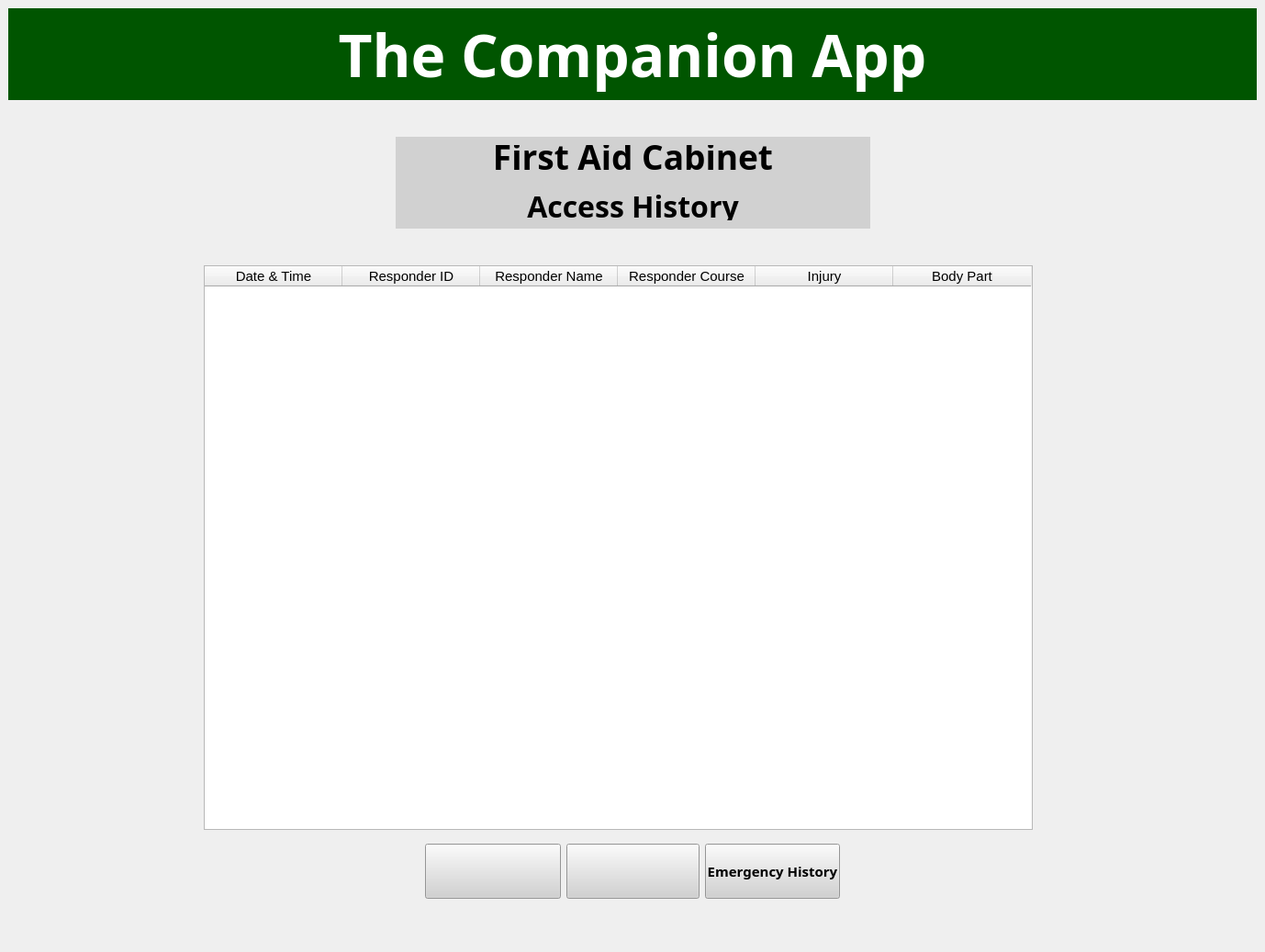
<?xml version="1.0" encoding="UTF-8"?>
<ui version="4.0">
 <class>MainWindow</class>
 <widget class="QMainWindow" name="MainWindow">
  <property name="windowModality">
   <enum>Qt::WindowModal</enum>
  </property>
  <property name="geometry">
   <rect>
    <x>0</x>
    <y>0</y>
    <width>1378</width>
    <height>1037</height>
   </rect>
  </property>
  <property name="windowTitle">
   <string>First Aid Cabinet</string>
  </property>
  <widget class="QWidget" name="centralwidget">
   <layout class="QGridLayout" name="gridLayout_4">
    <item row="0" column="0">
     <layout class="QGridLayout" name="gridLayout_3">
      <item row="2" column="0">
       <layout class="QHBoxLayout" name="horizontalLayout_4">
        <item>
         <spacer name="verticalSpacer_3">
          <property name="orientation">
           <enum>Qt::Vertical</enum>
          </property>
          <property name="sizeHint" stdset="0">
           <size>
            <width>208</width>
            <height>458</height>
           </size>
          </property>
         </spacer>
        </item>
        <item>
         <widget class="QTableWidget" name="tableWidget">
          <property name="enabled">
           <bool>true</bool>
          </property>
          <property name="sizePolicy">
           <sizepolicy hsizetype="Preferred" vsizetype="Preferred">
            <horstretch>0</horstretch>
            <verstretch>0</verstretch>
           </sizepolicy>
          </property>
          <property name="minimumSize">
           <size>
            <width>0</width>
            <height>100</height>
           </size>
          </property>
          <property name="maximumSize">
           <size>
            <width>903</width>
            <height>16777215</height>
           </size>
          </property>
          <property name="dragDropMode">
           <enum>QAbstractItemView::DropOnly</enum>
          </property>
          <attribute name="horizontalHeaderDefaultSectionSize">
           <number>150</number>
          </attribute>
          <column>
           <property name="text">
            <string>Date &amp; Time</string>
           </property>
           <property name="font">
            <font>
             <pointsize>11</pointsize>
            </font>
           </property>
          </column>
          <column>
           <property name="text">
            <string>Responder ID</string>
           </property>
           <property name="font">
            <font>
             <pointsize>11</pointsize>
            </font>
           </property>
          </column>
          <column>
           <property name="text">
            <string>Responder Name</string>
           </property>
           <property name="font">
            <font>
             <pointsize>11</pointsize>
            </font>
           </property>
          </column>
          <column>
           <property name="text">
            <string>Responder Course</string>
           </property>
           <property name="font">
            <font>
             <pointsize>11</pointsize>
            </font>
           </property>
          </column>
          <column>
           <property name="text">
            <string>Injury</string>
           </property>
           <property name="font">
            <font>
             <pointsize>11</pointsize>
            </font>
           </property>
          </column>
          <column>
           <property name="text">
            <string>Body Part</string>
           </property>
           <property name="font">
            <font>
             <pointsize>11</pointsize>
            </font>
           </property>
          </column>
         </widget>
        </item>
        <item>
         <spacer name="verticalSpacer">
          <property name="orientation">
           <enum>Qt::Vertical</enum>
          </property>
          <property name="sizeHint" stdset="0">
           <size>
            <width>238</width>
            <height>458</height>
           </size>
          </property>
         </spacer>
        </item>
       </layout>
      </item>
      <item row="0" column="0">
       <widget class="QLabel" name="topbanner">
        <property name="minimumSize">
         <size>
          <width>680</width>
          <height>100</height>
         </size>
        </property>
        <property name="maximumSize">
         <size>
          <width>1920</width>
          <height>1080</height>
         </size>
        </property>
        <property name="font">
         <font>
          <family>Bahnschrift SemiBold</family>
          <pointsize>48</pointsize>
          <weight>75</weight>
          <bold>true</bold>
         </font>
        </property>
        <property name="styleSheet">
         <string notr="true">
background-color: rgb(0, 85, 0);
color: rgb(255, 255, 255);
</string>
        </property>
        <property name="frameShape">
         <enum>QFrame::NoFrame</enum>
        </property>
        <property name="frameShadow">
         <enum>QFrame::Plain</enum>
        </property>
        <property name="text">
         <string>The Companion App</string>
        </property>
        <property name="alignment">
         <set>Qt::AlignCenter</set>
        </property>
       </widget>
      </item>
      <item row="4" column="0">
       <layout class="QHBoxLayout" name="horizontalLayout_5">
        <item>
         <spacer name="horizontalSpacer_5">
          <property name="orientation">
           <enum>Qt::Horizontal</enum>
          </property>
          <property name="sizeHint" stdset="0">
           <size>
            <width>428</width>
            <height>78</height>
           </size>
          </property>
         </spacer>
        </item>
        <item>
         <layout class="QHBoxLayout" name="horizontalLayout">
          <item>
           <widget class="QPushButton" name="exportButton">
            <property name="sizePolicy">
             <sizepolicy hsizetype="Preferred" vsizetype="Preferred">
              <horstretch>8</horstretch>
              <verstretch>0</verstretch>
             </sizepolicy>
            </property>
            <property name="minimumSize">
             <size>
              <width>145</width>
              <height>45</height>
             </size>
            </property>
            <property name="maximumSize">
             <size>
              <width>16777215</width>
              <height>60</height>
             </size>
            </property>
            <property name="font">
             <font>
              <family>Bahnschrift SemiBold</family>
              <pointsize>14</pointsize>
              <weight>75</weight>
              <bold>true</bold>
             </font>
            </property>
            <property name="toolTip">
             <string>&lt;html&gt;&lt;head/&gt;&lt;body&gt;&lt;p&gt;Exports CSV file of stored data&lt;/p&gt;&lt;/body&gt;&lt;/html&gt;</string>
            </property>
            <property name="styleSheet">
             <string notr="true">image: url(:/export/export.png);
background-image: url(:/refresh/306694507_631656378471399_6647396348825534255_n.png);
background-color: rgb(209, 209, 209);</string>
            </property>
            <property name="text">
             <string/>
            </property>
           </widget>
          </item>
          <item>
           <widget class="QPushButton" name="refreshButton">
            <property name="sizePolicy">
             <sizepolicy hsizetype="Preferred" vsizetype="Preferred">
              <horstretch>0</horstretch>
              <verstretch>0</verstretch>
             </sizepolicy>
            </property>
            <property name="minimumSize">
             <size>
              <width>145</width>
              <height>45</height>
             </size>
            </property>
            <property name="maximumSize">
             <size>
              <width>16777215</width>
              <height>60</height>
             </size>
            </property>
            <property name="font">
             <font>
              <family>Bahnschrift SemiBold</family>
              <pointsize>14</pointsize>
              <weight>75</weight>
              <bold>true</bold>
             </font>
            </property>
            <property name="toolTip">
             <string>&lt;html&gt;&lt;head/&gt;&lt;body&gt;&lt;p&gt;Refreshes the displayed information&lt;/p&gt;&lt;/body&gt;&lt;/html&gt;</string>
            </property>
            <property name="styleSheet">
             <string notr="true">image: url(:/refresh/refresh.png);
background-image: url(:/refresh/refresh.png);
background-color: rgb(209, 209, 209);</string>
            </property>
            <property name="text">
             <string/>
            </property>
           </widget>
          </item>
          <item>
           <widget class="QPushButton" name="view_history_button">
            <property name="sizePolicy">
             <sizepolicy hsizetype="Preferred" vsizetype="Preferred">
              <horstretch>8</horstretch>
              <verstretch>0</verstretch>
             </sizepolicy>
            </property>
            <property name="minimumSize">
             <size>
              <width>145</width>
              <height>45</height>
             </size>
            </property>
            <property name="maximumSize">
             <size>
              <width>16777215</width>
              <height>60</height>
             </size>
            </property>
            <property name="font">
             <font>
              <family>Bahnschrift SemiBold</family>
              <pointsize>11</pointsize>
              <weight>75</weight>
              <bold>true</bold>
             </font>
            </property>
            <property name="toolTip">
             <string>&lt;html&gt;&lt;head/&gt;&lt;body&gt;&lt;p&gt;Exports CSV file of stored data&lt;/p&gt;&lt;/body&gt;&lt;/html&gt;</string>
            </property>
            <property name="styleSheet">
             <string notr="true">
background-color: rgb(209, 209, 209);</string>
            </property>
            <property name="text">
             <string>Emergency History</string>
            </property>
           </widget>
          </item>
         </layout>
        </item>
        <item>
         <spacer name="horizontalSpacer_6">
          <property name="orientation">
           <enum>Qt::Horizontal</enum>
          </property>
          <property name="sizeHint" stdset="0">
           <size>
            <width>408</width>
            <height>68</height>
           </size>
          </property>
         </spacer>
        </item>
       </layout>
      </item>
      <item row="1" column="0">
       <layout class="QHBoxLayout" name="horizontalLayout_3">
        <property name="spacing">
         <number>6</number>
        </property>
        <item>
         <spacer name="horizontalSpacer_3">
          <property name="orientation">
           <enum>Qt::Horizontal</enum>
          </property>
          <property name="sizeHint" stdset="0">
           <size>
            <width>278</width>
            <height>168</height>
           </size>
          </property>
         </spacer>
        </item>
        <item>
         <widget class="QLabel" name="TUPLOGO">
          <property name="sizePolicy">
           <sizepolicy hsizetype="Expanding" vsizetype="Expanding">
            <horstretch>0</horstretch>
            <verstretch>0</verstretch>
           </sizepolicy>
          </property>
          <property name="maximumSize">
           <size>
            <width>115</width>
            <height>115</height>
           </size>
          </property>
          <property name="autoFillBackground">
           <bool>false</bool>
          </property>
          <property name="styleSheet">
           <string notr="true"/>
          </property>
          <property name="frameShape">
           <enum>QFrame::NoFrame</enum>
          </property>
          <property name="frameShadow">
           <enum>QFrame::Plain</enum>
          </property>
          <property name="text">
           <string/>
          </property>
          <property name="pixmap">
           <pixmap>306923334_441149988133144_8535244359366534707_n.png</pixmap>
          </property>
          <property name="scaledContents">
           <bool>true</bool>
          </property>
         </widget>
        </item>
        <item>
         <widget class="QFrame" name="frame">
          <property name="sizePolicy">
           <sizepolicy hsizetype="Preferred" vsizetype="Preferred">
            <horstretch>0</horstretch>
            <verstretch>0</verstretch>
           </sizepolicy>
          </property>
          <property name="minimumSize">
           <size>
            <width>517</width>
            <height>80</height>
           </size>
          </property>
          <property name="maximumSize">
           <size>
            <width>16777215</width>
            <height>100</height>
           </size>
          </property>
          <property name="styleSheet">
           <string notr="true">background-color: rgb(209, 209, 209);</string>
          </property>
          <layout class="QVBoxLayout" name="verticalLayout_2">
           <item>
            <widget class="QLabel" name="TheCompanionApp">
             <property name="maximumSize">
              <size>
               <width>1920</width>
               <height>80</height>
              </size>
             </property>
             <property name="font">
              <font>
               <family>Bahnschrift SemiBold</family>
               <pointsize>28</pointsize>
               <weight>75</weight>
               <bold>true</bold>
              </font>
             </property>
             <property name="styleSheet">
              <string notr="true">background-color: rgb(209, 209, 209);
</string>
             </property>
             <property name="text">
              <string>First Aid Cabinet</string>
             </property>
             <property name="alignment">
              <set>Qt::AlignBottom|Qt::AlignHCenter</set>
             </property>
            </widget>
           </item>
           <item>
            <widget class="QLabel" name="AccessHistory">
             <property name="maximumSize">
              <size>
               <width>680</width>
               <height>50</height>
              </size>
             </property>
             <property name="font">
              <font>
               <family>Bahnschrift SemiBold</family>
               <pointsize>24</pointsize>
               <weight>75</weight>
               <bold>true</bold>
              </font>
             </property>
             <property name="styleSheet">
              <string notr="true">background-color: rgb(209, 209, 209);</string>
             </property>
             <property name="text">
              <string>Access History</string>
             </property>
             <property name="alignment">
              <set>Qt::AlignHCenter|Qt::AlignTop</set>
             </property>
            </widget>
           </item>
           <item>
            <spacer name="verticalSpacer_5">
             <property name="orientation">
              <enum>Qt::Vertical</enum>
             </property>
             <property name="sizeType">
              <enum>QSizePolicy::Fixed</enum>
             </property>
             <property name="sizeHint" stdset="0">
              <size>
               <width>0</width>
               <height>0</height>
              </size>
             </property>
            </spacer>
           </item>
          </layout>
         </widget>
        </item>
        <item>
         <widget class="QLabel" name="GreenCross">
          <property name="sizePolicy">
           <sizepolicy hsizetype="Expanding" vsizetype="Expanding">
            <horstretch>0</horstretch>
            <verstretch>0</verstretch>
           </sizepolicy>
          </property>
          <property name="maximumSize">
           <size>
            <width>115</width>
            <height>115</height>
           </size>
          </property>
          <property name="styleSheet">
           <string notr="true"/>
          </property>
          <property name="frameShape">
           <enum>QFrame::NoFrame</enum>
          </property>
          <property name="frameShadow">
           <enum>QFrame::Sunken</enum>
          </property>
          <property name="text">
           <string/>
          </property>
          <property name="pixmap">
           <pixmap>green_cross.png</pixmap>
          </property>
          <property name="scaledContents">
           <bool>true</bool>
          </property>
         </widget>
        </item>
        <item>
         <spacer name="horizontalSpacer_4">
          <property name="orientation">
           <enum>Qt::Horizontal</enum>
          </property>
          <property name="sizeHint" stdset="0">
           <size>
            <width>288</width>
            <height>168</height>
           </size>
          </property>
         </spacer>
        </item>
       </layout>
      </item>
     </layout>
    </item>
    <item row="1" column="0">
     <spacer name="verticalSpacer_4">
      <property name="orientation">
       <enum>Qt::Vertical</enum>
      </property>
      <property name="sizeType">
       <enum>QSizePolicy::Preferred</enum>
      </property>
      <property name="sizeHint" stdset="0">
       <size>
        <width>20</width>
        <height>40</height>
       </size>
      </property>
     </spacer>
    </item>
   </layout>
  </widget>
 </widget>
 <resources>
  <include location="test.qrc"/>
 </resources>
 <connections/>
</ui>
